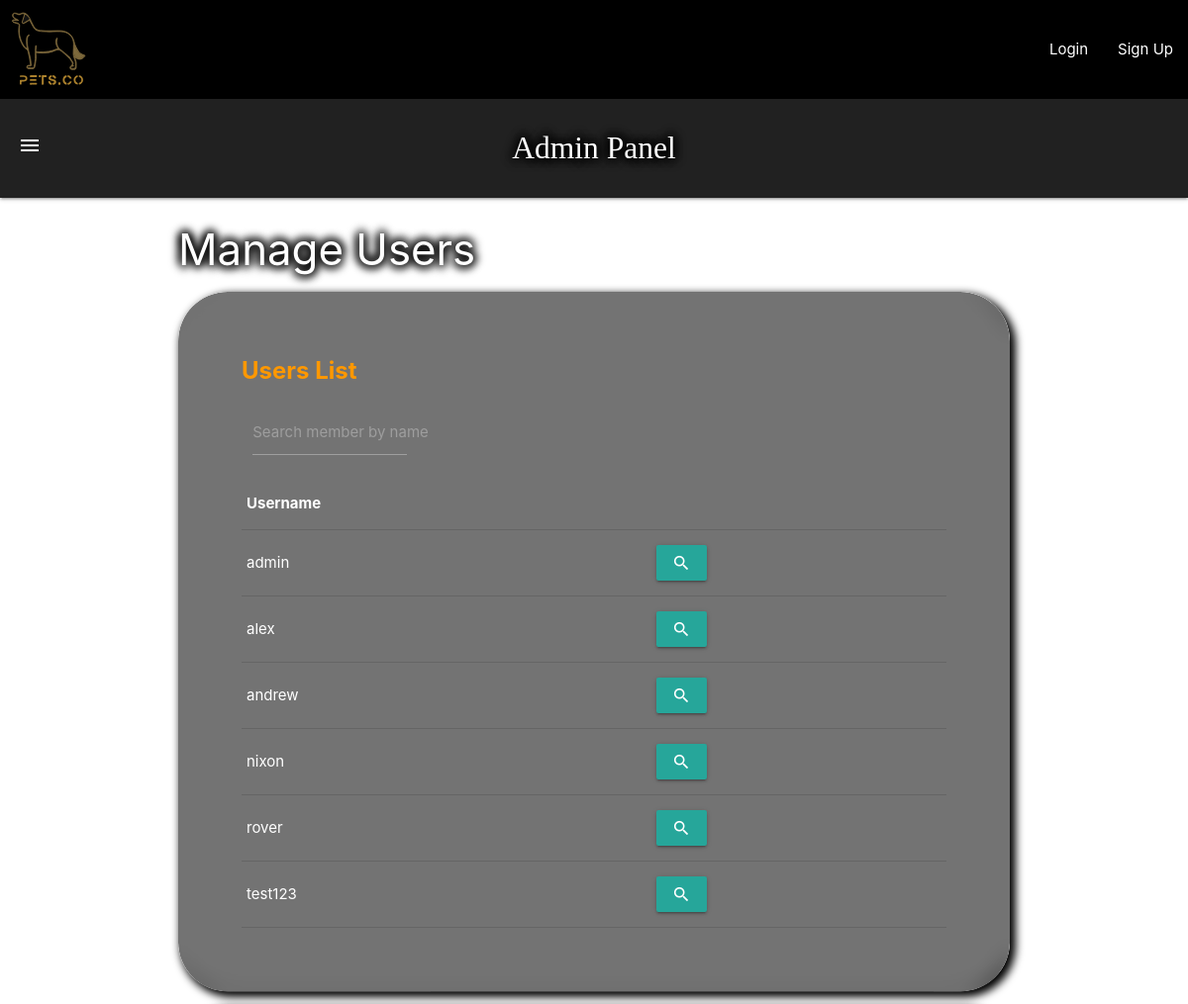
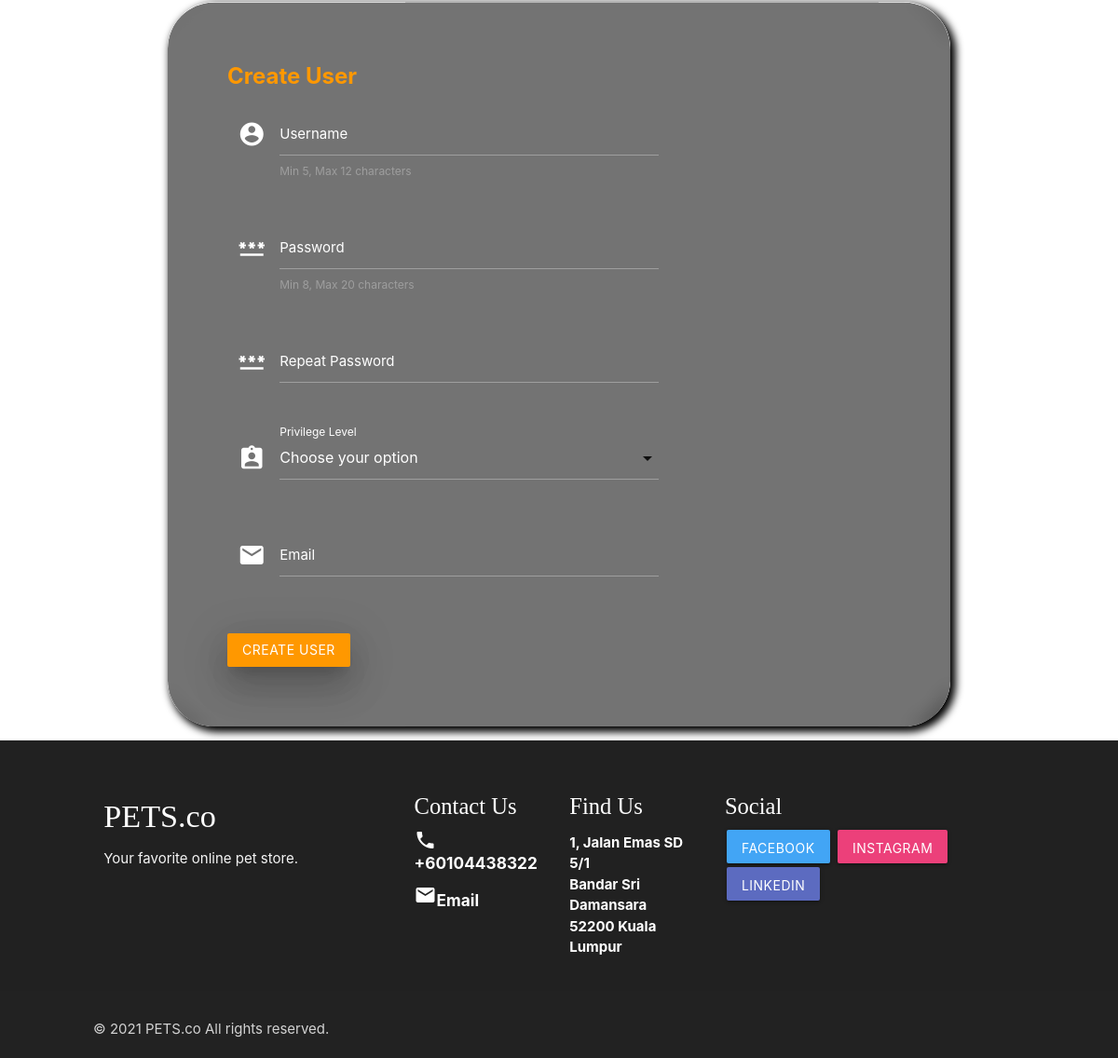
/admin_manage_users.php, run on the app's committed database (2 pictures, top to bottom).
### tables this page shows
CREATE TABLE `members` (
  `MemberID` int(11) NOT NULL,
  `Username` varchar(64) NOT NULL,
  `Password` varchar(512) NOT NULL,
  `Email` varchar(64) NOT NULL,
  `PrivilegeLevel` int(11) NOT NULL DEFAULT 0,
  `OTP` int(11) NOT NULL
);

### admin_manage_users.php (the view, shortened to what this page needs)
<!DOCTYPE html>
<html lang="en">
</head>
<?php
  include "header.php";
  include "includes/utils/dbhandler.php";
  include "admin_nav_bar.php";
?>
<div class="container">
  <h3 class="page-title">Manage Users</h3>
  <div class="rounded-card-parent">
    <div class="card rounded-card">
      <div class="card-content white-text">
        <span class="card-title orange-text bold">Users List</span>
        <form action="admin_manage_users.php" method="POST">
          <div class="row" style="margin: 0px;">
            <div class="input-field col s3" style = "color:azure">
              <input name="search_member" type="text" class="validate white-text" maxlength="20">
              <label for="search_member">Search member by name</label>
            </div>
          </div>
        </form>
        <form action="admin_manage_users.php" method="GET">
          <table class="responsive-table">
            <thead class="text-primary">
              <tr><th>Username</th><th></th></tr>
            </thead>
            <tbody>
              <?php
                if (!isset($searchMember) || EmptyInputSelectUser($searchMember))
                {
                  $sql = "SELECT Username, PrivilegeLevel FROM Members ORDER BY Username LIMIT 20";
                  $result = $conn->query($sql) or die ($conn->error);
                  while ($row = mysqli_fetch_assoc($result) )
                  {
                    $username = $row["Username"];
                    echo(
                      "<tr>
                        <td>$username</td>
                        <td class='left-align'>
                          <button name='inspect' value='$username' class='btn'>
                            <i class='material-icons'>search</i>
                          </button>
                        </td>
                      </tr>"
                    );
                  }
                }
                ?>
            </tbody>
          </table>
        </form>
      </div>
    </div>
  </div>
  <div class="rounded-card-parent">
    <div class="card rounded-card">
      <div class="card-content">
        <span class="card-title orange-text bold">Create User</span>
        <form action="admin_manage_users.php" method="POST">
          <div class="row">
            <div class="input-field col s8 white-text">
              <i class="material-icons prefix">account_circle</i>
              <input name="username" type="text" class="validate white-text" minlength="5" maxlength="12">
              <span class="helper-text grey-text" data-error="Min 5, Max 12 characters" data-success="Min 5, Max 12 characters">Min 5, Max 12 characters</span>
              <label for="username" class="white-text"> Username</label>
            </div>
          </div>
          <div class="row">
            <div class="input-field col s8 white-text">
              <i class="material-icons prefix"> password</i>
              <input name="pwd" type="password" class="validate white-text" minlength="6" maxlength="20">
              <span class="helper-text grey-text" data-error="Min 8, Max 20 characters" data-success="Min 8, Max 20 characters">Min 8, Max 20 characters</span>
              <label for="pwd" class="white-text"> Password</label>
            </div>
          </div>
          <div class="row">
            <div class="input-field col s8 white-text">
              <i class="material-icons prefix"> password</i>
              <input name="repeat_pwd" type="password" class="validate white-text" maxlength="14">
              <label for="repeat_pwd" class="white-text"> Repeat Password</label>
            </div>
          </div>
          <div class="row">
            <div class="input-field col s8 white-text">
              <i class="material-icons prefix white-text">assignment_ind</i>
              <label class="white-text">Privilege Level</label>
            </div>
          </div>
          <div class="row">
            <div class="input-field col s8 white-text">
              <i class="material-icons prefix">email</i>
              <input name="email" type="email" class="validate white-text" maxlength="25">
              <label for="email" class="white-text">Email</label>
              <span class="helper-text white-text" data-error="wrong" data-success="correct"></span>
            </div>
          </div>
          <input class="btn orange btn-block z-depth-5" type="submit" name="submit_user" value="Create User">
        </form>
      </div>
    </div>
  </div>
<?php include "footer.php"; ?>

### static/css/base.css (style rules this page uses)
html { height: 100%; background-repeat: no-repeat; }
body { height: 100%; animation-name: backgroundColorPalette; background-blend-mode: luminosity; animation-duration: 5s; animation-iteration-count: infinite; animation-direction: alternate; animation-timing-function: linear; }
body::before { background: url('admin_background.jpg'); background-repeat: no-repeat; background-size: cover; background-attachment: fixed; filter: grayscale(); }
thead { border-bottom: 1.5px solid cyan; }
.page-title { color: white; text-shadow: black 4px 0px 8px, black -4px 0px 8px, black 0px 4px 8px, black 0px -4px 8px; }

### static/css/cards.css (style rules this page uses)
.rounded-card-parent { box-shadow: black 4px 4px 8px 2px; border-radius: 50px; transition: 0.3s cubic-bezier(0.8, 0, 0.2, 1); }
.rounded-card { color: white; padding: 40px; clip-path: inset(0px 0px round 50px 50px); background-color: rgba(56, 56, 56, 0.7); backdrop-filter: blur(10px); transition: 0.3s cubic-bezier(0.8, 0, 0.2, 1); }

### data on the page
members: Username "admin"
members: Username "alex"
members: Username "andrew"
members: Username "nixon"
members: Username "rover"
members: Username "test123"
